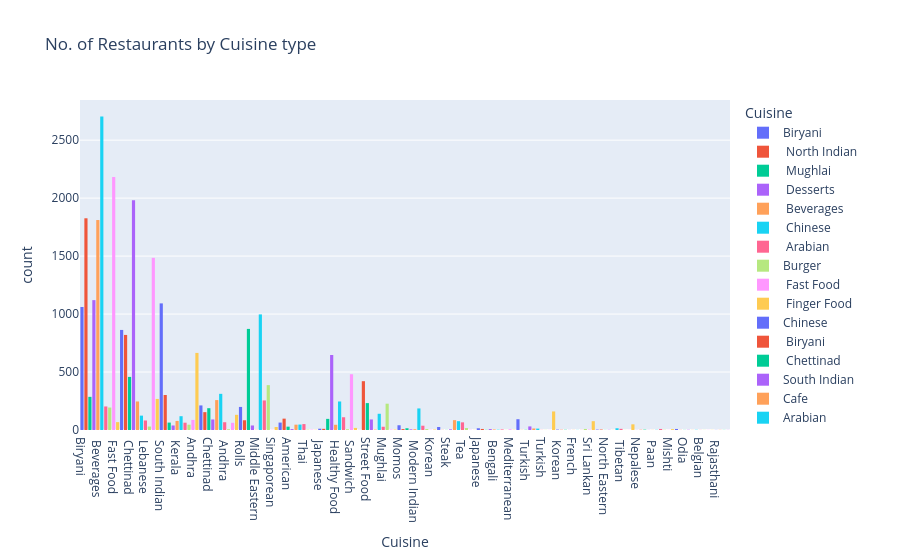

Source (notebook cell):
### Code cell
fig= px.histogram(exploded_cuisine, x='Cuisine', color='Cuisine', 
                  title= 'No. of Restaurants by Cuisine type',
                  labels={'CUISINE':'Cuisine'})
fig.show()
